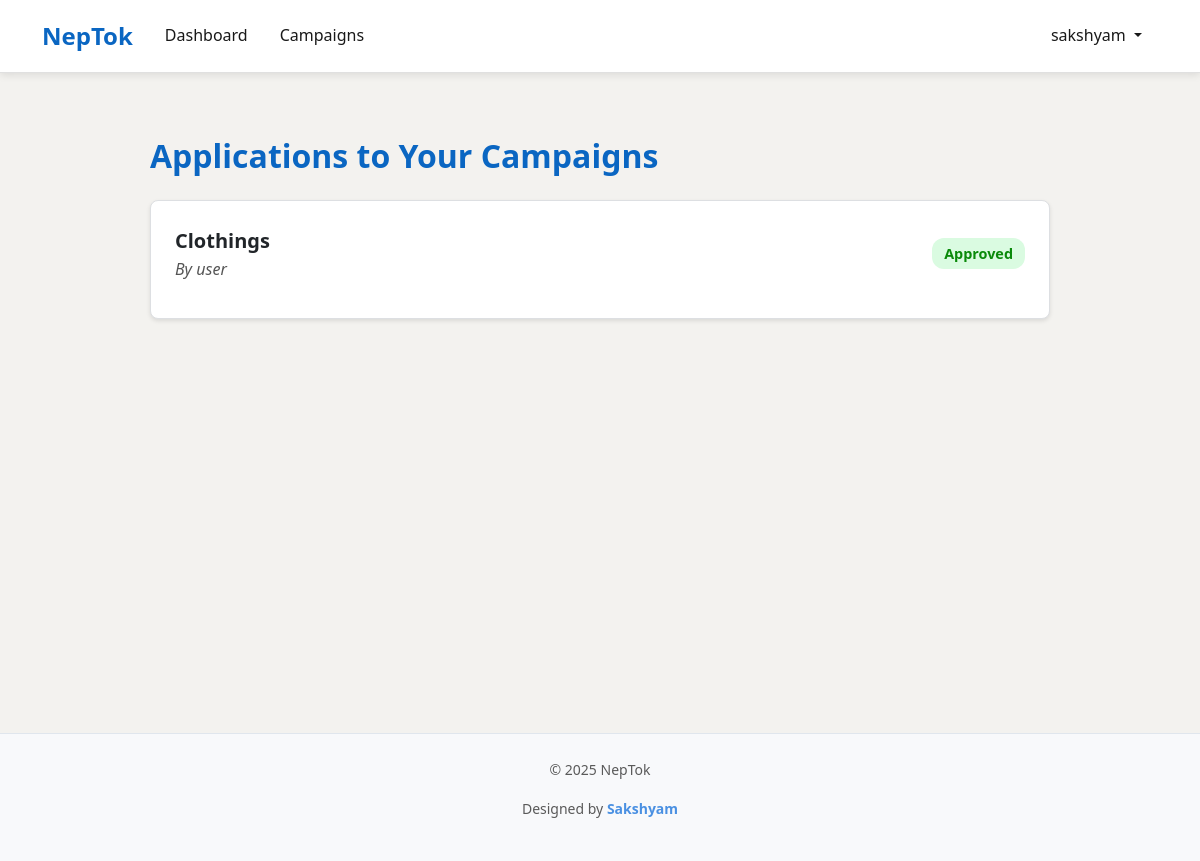
Page /advertiser/applications/ (signed in) on the committed database.
### main/models.py (models this page shows, shortened)
class Application(models.Model):
    STATUS_CHOICES = [
        ('pending', 'Pending'),
        ('approved', 'Approved'),
        ('rejected', 'Rejected'),
        ('completed', 'Completed'),
    ]
    campaign = models.ForeignKey(Campaign, on_delete=models.CASCADE, related_name='applications')
    creator = models.ForeignKey(UserProfile, on_delete=models.CASCADE, related_name='applications')
    proposal = models.TextField()
    estimated_views = models.IntegerField(validators=[MinValueValidator(0)])
    estimated_earnings = models.DecimalField(max_digits=10, decimal_places=2)
    views = models.IntegerField(default=0)
    earnings = models.DecimalField(max_digits=10, decimal_places=2, default=0.00)
    status = models.CharField(max_length=20, choices=STATUS_CHOICES, default='pending')
    applied_at = models.DateTimeField(auto_now_add=True)
    updated_at = models.DateTimeField(auto_now=True)

class Campaign(models.Model):
    STATUS_CHOICES = [
        ('active', 'Active'),
        ('paused', 'Paused'),
        ('completed', 'Completed'),
        ('draft', 'Draft'),
    ]
    advertiser = models.ForeignKey(UserProfile, on_delete=models.CASCADE, related_name='campaigns')
    title = models.CharField(max_length=200)
    description = models.TextField()
    requirements = models.TextField()
    budget = models.DecimalField(max_digits=10, decimal_places=2)
    status = models.CharField(max_length=20, choices=STATUS_CHOICES, default='draft')
    is_public = models.BooleanField(default=True)
    created_at = models.DateTimeField(auto_now_add=True)
    updated_at = models.DateTimeField(auto_now=True)

class UserProfile(models.Model):
    USER_TYPES = [
        ('advertiser', 'Advertiser'),
        ('creator', 'Creator'),
        ('guest', 'Guest'),
    ]
    user = models.OneToOneField(User, on_delete=models.CASCADE)
    user_type = models.CharField(max_length=20, choices=USER_TYPES, default='guest')
    bio = models.TextField(blank=True, null=True)
    tiktok_handle = models.CharField(max_length=100, blank=True, null=True)
    total_views = models.IntegerField(default=0)
    total_earnings = models.DecimalField(max_digits=10, decimal_places=2, default=0.00)
    created_at = models.DateTimeField(auto_now_add=True)
    updated_at = models.DateTimeField(auto_now=True)

### main/views.py (the view, shortened to what this page needs)
# urls.py: path('advertiser/applications/', views.advertiser_applications, name='advertiser_applications'),
@login_required
def advertiser_applications(request):
    profile = request.user.userprofile
    if profile.user_type != 'advertiser':
        messages.error(request, 'Access denied.')
        return redirect('dashboard')
    applications = Application.objects.filter(campaign__advertiser=profile).order_by('-applied_at')
    return render(request, 'main/advertiser_applications.html', {'applications': applications})

### main/templates/main/advertiser_applications.html (shortened to what this page needs)
{% extends "main/base.html" %}
{% block content %}
<div class="applications-container">
  <h2>Applications to Your Campaigns</h2>
  {% if applications %}
    {% for app in applications %}
      <div class="app-card">
        <div class="app-header">
          <div>
            <div class="campaign-title">{{ app.campaign.title }}</div>
            <div class="creator-name">By {{ app.creator.user.username }}</div>
          </div>
          <div class="status {{ app.status }}">
            {{ app.status|title }}
          </div>
        </div>
      </div>
    {% endfor %}
  {% else %}
    <p>No applications yet for your campaigns.</p>
  {% endif %}
</div>
{% endblock %}

### main/templates/main/base.html (shortened to what this page needs)
<!DOCTYPE html>
<html lang="en">
<head>
    <link href="https://cdn.jsdelivr.net/npm/bootstrap@5.3.0/dist/css/bootstrap.min.css" rel="stylesheet">
</head>
<body>
    <nav class="navbar navbar-expand-lg">
        <div class="container">
            <a class="navbar-brand" href="{% url 'home' %}">NepTok</a>
            <div class="collapse navbar-collapse" id="navbarNav">
                <ul class="navbar-nav me-auto">
                    <li class="nav-item">
                        <a class="nav-link" href="{% url 'dashboard' %}">Dashboard</a>
                    </li>
                    <li class="nav-item">
                        <a class="nav-link" href="{% url 'campaigns' %}">Campaigns</a>
                    </li>
                </ul>
                <ul class="navbar-nav">
                    {% if user.is_authenticated %}
                        <li class="nav-item dropdown">
                            <a class="nav-link dropdown-toggle" href="#" id="navbarDropdown" role="button" data-bs-toggle="dropdown">
                                {{ user.username }}
                            </a>
                        </li>
                    {% endif %}
                </ul>
            </div>
        </div>
    </nav>
    <div class="main-content">
        <div class="container">
            {% block content %}
            {% endblock %}
        </div>
    </div>
    <footer class="neptok-footer">
  <div class="footer-container">
    <p>&copy; 2025 NepTok</p>
    <p>Designed by <span class="designer-name">Sakshyam</span></p>
  </div>
</footer>
</body>
</html>

### main/templates/main/base.html (style rules this page uses)
:root { --bg-primary: #f3f2ef; --bg-secondary: #ffffff; --text-primary: #191919; --text-secondary: #666666; --accent-color: #0a66c2; --border-color: #e0e0e0; --hover-bg: #f8f9fa; --shadow: 0 2px 8px rgba(0,0,0,0.1); --shadow-hover: 0 4px 12px rgba(0,0,0,0.15); }
body { background-color: var(--bg-primary); color: var(--text-primary); font-family: "Segoe UI", "Helvetica Neue", "System UI", -apple-system, BlinkMacSystemFont, sans-serif; line-height: 1.6; }
.navbar { background-color: var(--bg-secondary) !important; border-bottom: 1px solid var(--border-color); box-shadow: var(--shadow); padding: 0.75rem 0; }
.navbar-brand { color: var(--accent-color) !important; font-weight: 600; font-size: 1.5rem; }
.navbar-nav .nav-link { color: var(--text-primary) !important; font-weight: 500; padding: 0.5rem 1rem !important; border-radius: 6px; transition: all 0.2s ease; }
.main-content { min-height: calc(100vh - 200px); padding: 2rem 0; }
.neptok-footer { background-color: #f8f9fb; color: #5a5a5a; font-size: 14px; text-align: center; padding: 25px 10px; border-top: 1px solid #e0e6ed; margin-top: 60px; }
.footer-container { max-width: 1200px; margin: 0 auto; }
.neptok-footer .designer-name { color: #4a90e2; font-weight: 600; }

### main/templates/main/advertiser_applications.html (style rules this page uses)
.applications-container { max-width: 900px; margin: 2rem auto; font-family: 'Segoe UI', Tahoma, Geneva, Verdana, sans-serif; }
h2 { font-weight: 700; font-size: 2rem; color: #0a66c2; margin-bottom: 1.5rem; }
.app-card { background-color: #ffffff; border: 1px solid #dddfe2; border-radius: 8px; padding: 1.5rem; margin-bottom: 1rem; box-shadow: 0 2px 4px rgb(0 0 0 / 0.1); transition: box-shadow 0.2s ease-in-out; }
.app-header { display: flex; justify-content: space-between; align-items: center; margin-bottom: 0.75rem; }
.campaign-title { font-weight: 600; font-size: 1.25rem; color: #212529; }
.creator-name { font-style: italic; color: #555; }
.status { font-weight: 600; padding: 0.25rem 0.75rem; border-radius: 12px; font-size: 0.9rem; text-transform: capitalize; }
.status.approved { background-color: #dafbe1; color: #0a8a0a; }

### rows in the picture
Application: campaign "Clothings", creator.user.username "user", status "Approved"

### other values in the picture
{{ user.username }} "sakshyam"
